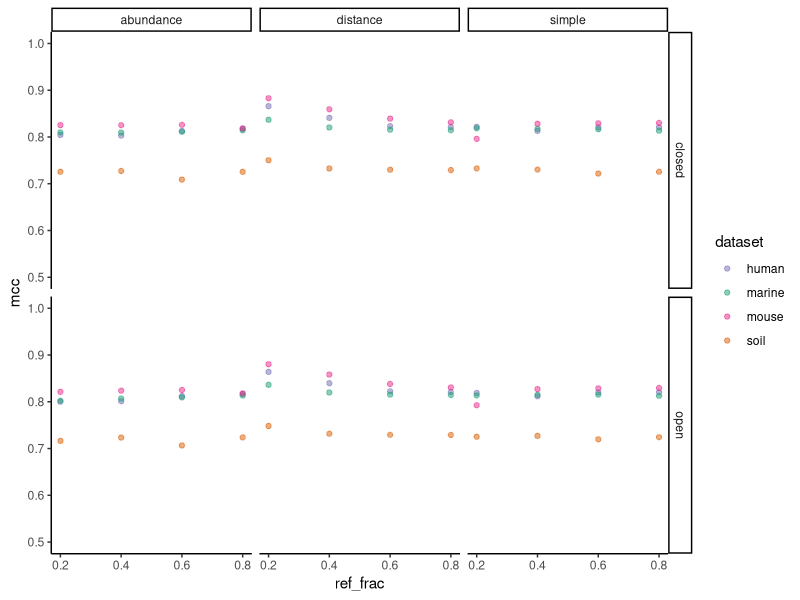
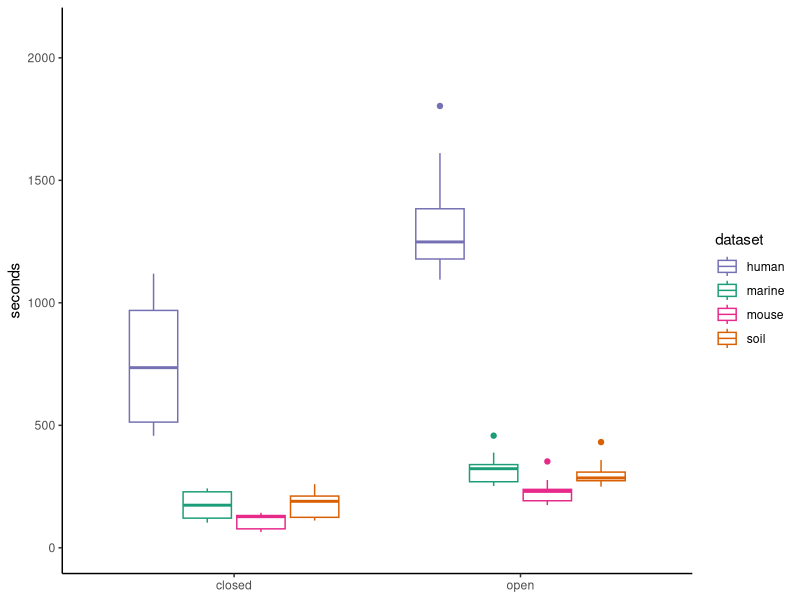
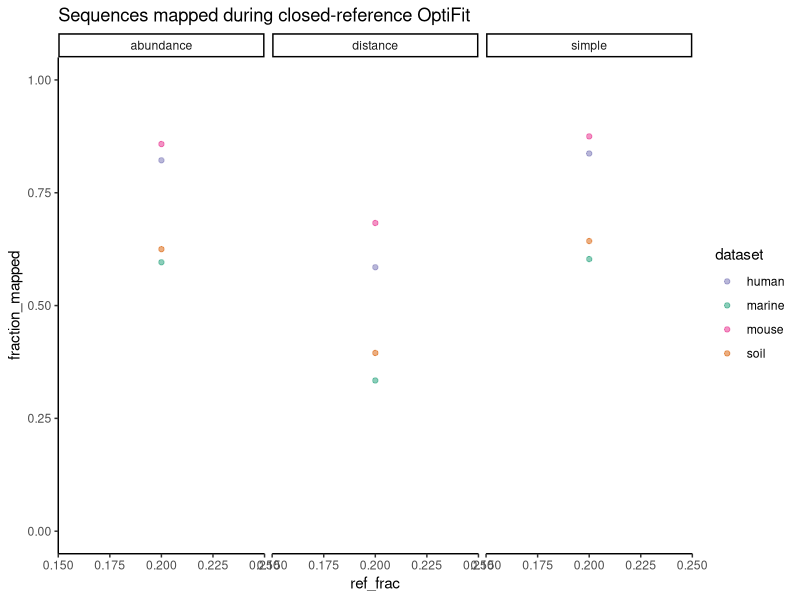

Generate these figures, in order, with R:
## ---- chunk 1
knitr::opts_chunk$set(echo = TRUE,
                      message = FALSE,
                      fig.path = "figures/"
                      )
## ---- chunk 2
library(cowplot)
library(ggtext)
library(here)
library(knitr)
library(tidyverse)
theme_set(theme_classic())
color_palette <- RColorBrewer::brewer.pal(4, "Dark2")
dataset_colors <- c(
  human = color_palette[[3]],
  marine = color_palette[[1]],
  mouse = color_palette[[4]],
  soil = color_palette[[2]]
)
## ---- chunk 3
sensspec_fit <-
  read_tsv(here('subworkflows/3_fit_sample_subset/results/sensspec.tsv'))
## ---- chunk 4
sensspec_fit %>%
  group_by(dataset, method) %>%
  ggplot(aes(x = ref_frac, y = mcc, color = dataset)) +
  geom_point(alpha = 0.5) +
  scale_color_manual(values = dataset_colors) +
  ylim(0.5, 1) +
  facet_grid(method ~ ref_weight)
## ---- chunk 5
benchmarks_fit <-
  read_tsv(here('subworkflows/2_fit_reference_db/results/benchmarks.tsv'))
# TODO: show number of unique seqs, use as x axis?
benchmarks_fit %>% 
    group_by(dataset, method) %>%
    ggplot(aes(x = method, y = s, color = dataset)) +
    geom_boxplot() +
    scale_color_manual(values = dataset_colors) +
    #facet_wrap("ref_weight") +
    ylim(0,2100) +
    labs(y = 'seconds') +
    theme(axis.title.x = element_blank())
## ---- chunk 6
fractions <- read_tsv(here('subworkflows/3_fit_sample_subset/results/fraction_reads_mapped.tsv'))
fractions %>% 
  group_by(dataset, ref_weight, ref_frac) %>% 
  ggplot(aes(x=ref_frac, y=fraction_mapped, color=dataset)) +
  geom_point(alpha = 0.5) +
  scale_color_manual(values = dataset_colors) +
  facet_wrap("ref_weight") +
  ylim(0, 1) +
  labs(title="Sequences mapped during closed-reference OptiFit")
